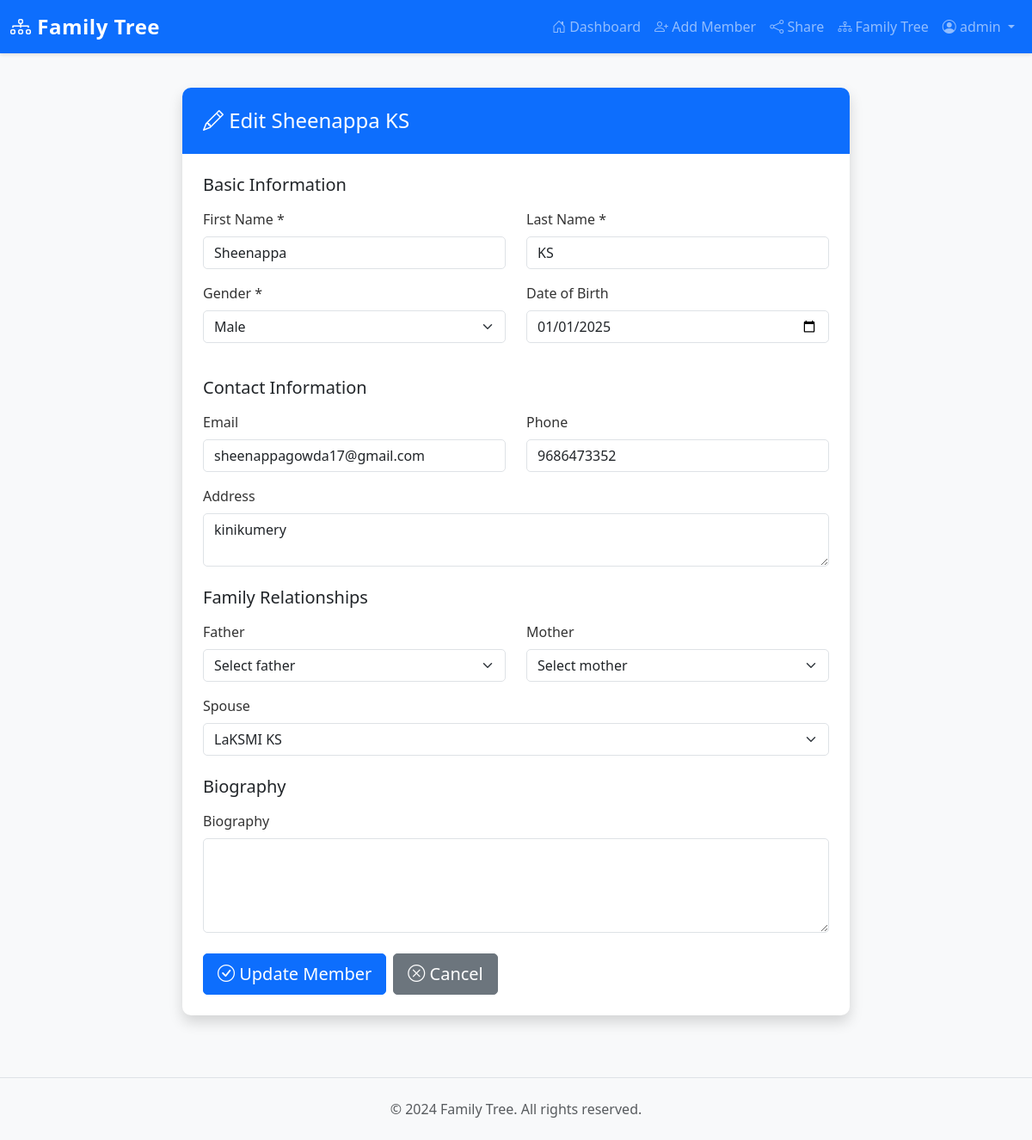
The app's page /family/1/edit (signed in) with its own data.
### models/user.py (models this page shows, shortened)
class User(UserMixin, db.Model):
    __tablename__ = 'users'
    id = db.Column(db.Integer, primary_key=True)
    username = db.Column(db.String(80), unique=True, nullable=False, index=True)
    email = db.Column(db.String(120), unique=True, nullable=False, index=True)
    password_hash = db.Column(db.String(255), nullable=False)
    first_name = db.Column(db.String(100))
    last_name = db.Column(db.String(100))
    family_name = db.Column(db.String(100))
    role = db.Column(db.String(20), default='admin', nullable=False)  # CHANGED: 'admin' or 'user' - default is NOW admin
    share_token = db.Column(db.String(64), unique=True, nullable=True)
    created_at = db.Column(db.DateTime, default=datetime.utcnow)
    updated_at = db.Column(db.DateTime, default=datetime.utcnow, onupdate=datetime.utcnow)
    family_members = db.relationship('FamilyMember', backref='user', lazy=True, cascade='all, delete-orphan')
    def is_admin(self):
        return self.role == 'admin'

### models/family.py (models this page shows, shortened)
class FamilyMember(db.Model):
    __tablename__ = 'family_members'
    id = db.Column(db.Integer, primary_key=True)
    user_id = db.Column(db.Integer, db.ForeignKey('users.id'), nullable=False)
    first_name = db.Column(db.String(100), nullable=False)
    last_name = db.Column(db.String(100), nullable=False)
    gender = db.Column(db.String(10), nullable=False)  # Male, Female, Other
    dob = db.Column(db.Date)
    phone = db.Column(db.String(20))
    email = db.Column(db.String(120))
    address = db.Column(db.Text)
    biography = db.Column(db.Text)
    photo = db.Column(db.String(255))  # Store filename
    father_id = db.Column(db.Integer, db.ForeignKey('family_members.id'))
    mother_id = db.Column(db.Integer, db.ForeignKey('family_members.id'))
    spouse_id = db.Column(db.Integer, db.ForeignKey('family_members.id'))
    created_at = db.Column(db.DateTime, default=datetime.utcnow)
    updated_at = db.Column(db.DateTime, default=datetime.utcnow, onupdate=datetime.utcnow)
    father = db.relationship('FamilyMember', remote_side=[id], foreign_keys=[father_id], backref='children_as_father')
    mother = db.relationship('FamilyMember', remote_side=[id], foreign_keys=[mother_id], backref='children_as_mother')
    spouse = db.relationship('FamilyMember', remote_side=[id], foreign_keys=[spouse_id],
                            backref='spouses', uselist=False)
    def get_full_name(self):
        return f"{self.first_name} {self.last_name}"

### routes/family.py (the view, shortened to what this page needs)
@family_bp.route('/<int:member_id>/edit', methods=['GET', 'POST'])
@login_required
@admin_required
def edit_member(member_id):
    member = FamilyMember.query.get_or_404(member_id)
    if member.user_id != current_user.id:
        flash('You do not have permission to edit this member', 'danger')
        return redirect(url_for('dashboard.dashboard'))
    members = FamilyMember.query.filter_by(user_id=current_user.id).all()
    return render_template('edit_member.html', member=member, members=members)

### app.py (called while the page is built)
@login_manager.user_loader
def load_user(user_id):
    return db.session.get(User, int(user_id))

@app.context_processor
def inject_user():
    return {'current_user': current_user}

### templates/edit_member.html (shortened to what this page needs)
{% extends "base.html" %}
{% block content %}
<div class="row">
    <div class="col-lg-8 offset-lg-2">
        <div class="card shadow">
            <div class="card-header bg-primary text-white">
                <h4 class="mb-0"><i class="bi bi-pencil"></i> Edit {{ member.get_full_name() }}</h4>
            </div>
            <div class="card-body p-4">
                <form method="POST">
                    <h5 class="mb-3">Basic Information</h5>
                    <div class="row">
                        <div class="col-md-6 mb-3">
                            <label for="first_name" class="form-label">First Name *</label>
                            <input type="text" class="form-control" id="first_name"
                                   name="first_name" value="{{ member.first_name }}" required>
                        </div>
                        <div class="col-md-6 mb-3">
                            <label for="last_name" class="form-label">Last Name *</label>
                            <input type="text" class="form-control" id="last_name"
                                   name="last_name" value="{{ member.last_name }}" required>
                        </div>
                    </div>
                    <div class="row">
                        <div class="col-md-6 mb-3">
                            <label for="gender" class="form-label">Gender *</label>
                            <select class="form-select" id="gender" name="gender" required>
                                <option value="Male" {% if member.gender == 'Male' %}selected{% endif %}>Male</option>
                            </select>
                        </div>
                        <div class="col-md-6 mb-3">
                            <label for="dob" class="form-label">Date of Birth</label>
                            <input type="date" class="form-control" id="dob" name="dob"
                                   value="{% if member.dob %}{{ member.dob.strftime('%Y-%m-%d') }}{% endif %}">
                        </div>
                    </div>
                    <h5 class="mb-3 mt-4">Contact Information</h5>
                    <div class="row">
                        <div class="col-md-6 mb-3">
                            <label for="email" class="form-label">Email</label>
                            <input type="email" class="form-control" id="email"
                                   name="email" value="{{ member.email or '' }}">
                        </div>
                        <div class="col-md-6 mb-3">
                            <label for="phone" class="form-label">Phone</label>
                            <input type="tel" class="form-control" id="phone"
                                   name="phone" value="{{ member.phone or '' }}">
                        </div>
                    </div>
                    <div class="mb-3">
                        <label for="address" class="form-label">Address</label>
                        <textarea class="form-control" id="address" name="address"
                                  rows="2">{{ member.address or '' }}</textarea>
                    </div>
                    <h5 class="mb-3 mt-4">Family Relationships</h5>
                    <div class="row">
                        <div class="col-md-6 mb-3">
                            <label for="father_id" class="form-label">Father</label>
                            <select class="form-select" id="father_id" name="father_id">
                                <option value="">Select father</option>
                            </select>
                        </div>
                        <div class="col-md-6 mb-3">
                            <label for="mother_id" class="form-label">Mother</label>
                            <select class="form-select" id="mother_id" name="mother_id">
                                <option value="">Select mother</option>
                            </select>
                        </div>
                    </div>
                    <div class="mb-3">
                        <label for="spouse_id" class="form-label">Spouse</label>
                        <select class="form-select" id="spouse_id" name="spouse_id">
                            {% for m in members %}
                                {% if m.id != member.id %}
                                    <option value="{{ m.id }}" {% if member.spouse_id == m.id %}selected{% endif %}>
                                        {{ m.get_full_name() }}
                                    </option>
                                {% endif %}
                            {% endfor %}
                        </select>
                    </div>
                    <h5 class="mb-3 mt-4">Biography</h5>
                    <div class="mb-3">
                        <label for="biography" class="form-label">Biography</label>
                        <textarea class="form-control" id="biography" name="biography"
                                  rows="4">{{ member.biography or '' }}</textarea>
                    </div>
                    <div class="d-flex gap-2 mt-4">
                        <button type="submit" class="btn btn-primary btn-lg">
                            <i class="bi bi-check-circle"></i> Update Member
                        </button>
                        <a href="{{ url_for('family.view_member', member_id=member.id) }}"
                           class="btn btn-secondary btn-lg">
                            <i class="bi bi-x-circle"></i> Cancel
                        </a>
                    </div>
                </form>
            </div>
        </div>
    </div>
</div>
{% endblock %}

### templates/base.html (shortened to what this page needs)
<!DOCTYPE html>
<html lang="en">
<head>
    <link href="https://cdn.jsdelivr.net/npm/bootstrap@5.3.0/dist/css/bootstrap.min.css" rel="stylesheet">
    <link rel="stylesheet" href="https://cdn.jsdelivr.net/npm/bootstrap-icons@1.11.0/font/bootstrap-icons.css">
    <link rel="stylesheet" href="{{ url_for('static', filename='css/style.css') }}">
</head>
<body>
    <nav class="navbar navbar-expand-lg navbar-dark bg-primary">
        <div class="container-fluid">
            <a class="navbar-brand" href="{{ url_for('dashboard.index') }}">
                <i class="bi bi-diagram-3"></i> Family Tree
            </a>
            <div class="collapse navbar-collapse" id="navbarNav">
                <ul class="navbar-nav ms-auto">
                    {% if current_user.is_authenticated %}
                        <li class="nav-item">
                            <a class="nav-link" href="{{ url_for('dashboard.dashboard') }}">
                                <i class="bi bi-house-door"></i> Dashboard
                            </a>
                        </li>
                        {% if current_user.is_admin() %}
                            <li class="nav-item">
                                <a class="nav-link" href="{{ url_for('family.add_member') }}">
                                    <i class="bi bi-person-plus"></i> Add Member
                                </a>
                            </li>
                            <li class="nav-item">
                                <a class="nav-link" href="{{ url_for('dashboard.share') }}">
                                    <i class="bi bi-share"></i> Share
                                </a>
                            </li>
                        {% endif %}
                        <li class="nav-item">
                            <a class="nav-link" href="{{ url_for('family.family_tree') }}">
                                <i class="bi bi-diagram-3"></i> Family Tree
                            </a>
                        </li>
                        <li class="nav-item dropdown">
                            <a class="nav-link dropdown-toggle" href="#" id="userDropdown" role="button" data-bs-toggle="dropdown">
                                <i class="bi bi-person-circle"></i> {{ current_user.username }}
                            </a>
                        </li>
                    {% endif %}
                </ul>
            </div>
        </div>
    </nav>
    <main class="container-fluid py-4">
        {% block content %}{% endblock %}
    </main>
    <footer class="bg-light py-4 mt-5">
        <div class="container text-center">
            <p class="text-muted mb-0">&copy; 2024 Family Tree. All rights reserved.</p>
        </div>
    </footer>
</body>
</html>

### static/css/style.css (style rules this page uses)
:root { --primary-color: #0d6efd; --secondary-color: #6c757d; --danger-color: #dc3545; --success-color: #198754; }
body { font-family: 'Segoe UI', Tahoma, Geneva, Verdana, sans-serif; background-color: #f8f9fa; min-height: 100vh; display: flex; flex-direction: column; }
main { flex: 1; }
.navbar { box-shadow: 0 2px 4px rgba(0, 0, 0, 0.1); }
.navbar-brand { font-weight: bold; font-size: 1.5rem; letter-spacing: 0.5px; }
.card { border: none; border-radius: 10px; transition: transform 0.3s, box-shadow 0.3s; }
.card-header { border-radius: 10px 10px 0 0 !important; border: none; padding: 1.5rem; }
.btn { border-radius: 5px; font-weight: 500; transition: all 0.3s; }
.btn-primary { background-color: var(--primary-color); border-color: var(--primary-color); }
.form-control, .form-select { border-radius: 5px; border: 1px solid #dee2e6; transition: border-color 0.3s, box-shadow 0.3s; }
.form-label { font-weight: 500; color: #333; margin-bottom: 0.5rem; }
footer { border-top: 1px solid #dee2e6; margin-top: auto; }
* { transition: background-color 0.2s ease, color 0.2s ease; }
a { color: var(--primary-color); text-decoration: none; }
.shadow { box-shadow: 0 4px 6px rgba(0, 0, 0, 0.1); }

### records on screen
User: username "admin"
FamilyMember: get_full_name "Sheenappa KS", first_name "Sheenappa", last_name "KS", gender "Male", dob "01/01/2025", email "sheenappagowda17@gmail.com", phone "9686473352", address "kinikumery", spouse_id "LaKSMI KS"
